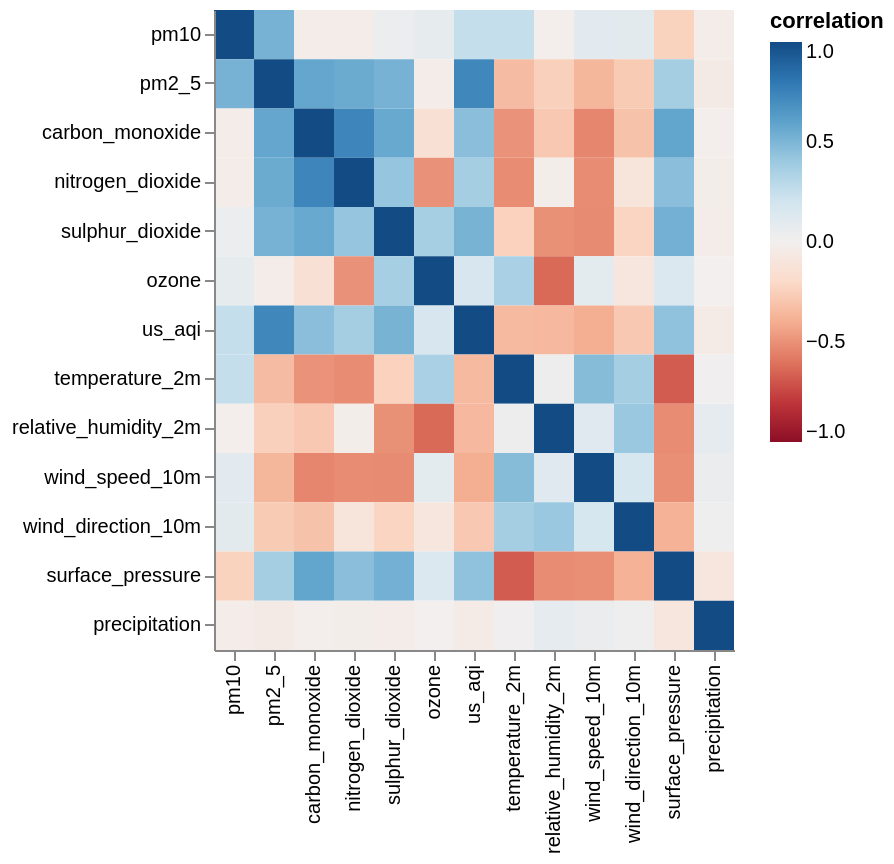

Notebook code for this chart:
### Markdown cell above
## 4. Feature correlation vs. SHAP global importance

Correlation heatmap among the core pollutant/weather columns, then a quick check: do the base features most correlated with `us_aqi` line up with what the currently-served `us_aqi_next` model's SHAP global importance actually ranks highest?

### Code cell
eda_charts.feature_correlation(df)

### Figure 1 — Vega-Lite specification as saved in the notebook (floating-point values rounded to 4 significant figures; data arrays with more than 128 entries replaced by an {"elided": "..."} marker saying what was removed)
{"config": {"view": {"continuousWidth": 300, "continuousHeight": 300, "stroke": null}}, "data": {"name": "data-37ddce6d6f514a11e7b13671b8b4ade9"}, "mark": {"type": "rect"}, "encoding": {"color": {"field": "corr", "scale": {"domain": [-1, 1], "scheme": "redblue"}, "title": "correlation", "type": "quantitative"}, "tooltip": [{"field": "row", "type": "nominal"}, {"field": "col", "type": "nominal"}, {"field": "corr", "format": ".2f", "type": "quantitative"}], "x": {"field": "col", "sort": ["pm10", "pm2_5", "carbon_monoxide", "nitrogen_dioxide", "sulphur_dioxide", "ozone", "us_aqi", "temperature_2m", "relative_humidity_2m", "wind_speed_10m", "wind_direction_10m", "surface_pressure", "precipitation"], "title": null, "type": "nominal"}, "y": {"field": "row", "sort": ["pm10", "pm2_5", "carbon_monoxide", "nitrogen_dioxide", "sulphur_dioxide", "ozone", "us_aqi", "temperature_2m", "relative_humidity_2m", "wind_speed_10m", "wind_direction_10m", "surface_pressure", "precipitation"], "title": null, "type": "nominal"}}, "height": 320, "$schema": "https://vega.github.io/schema/vega-lite/v6.4.1.json", "datasets": {"data-37ddce6d6f514a11e7b13671b8b4ade9": {"elided": "169 records"}}}
